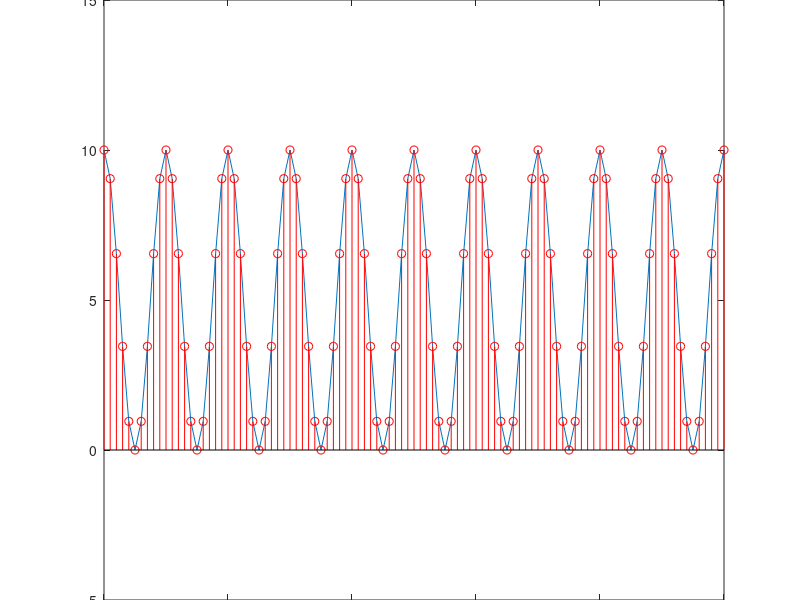
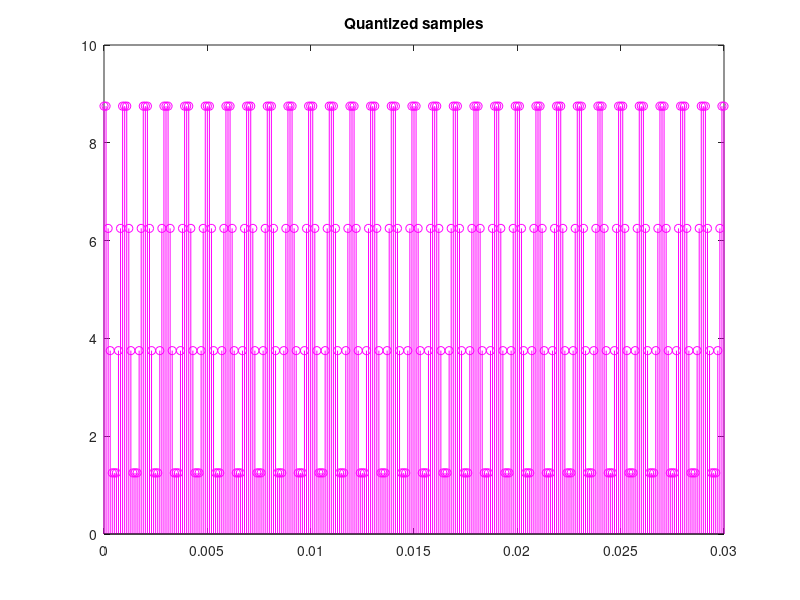

Write the MATLAB code that produced these figures, in order.
close all;
clear all;


f0 = 1000;
Fs = 10000;

k = 2;
I = 2^k;

multiplier = 30;
t_analog = 0:0.0001:multiplier/f0;
x_analog = 5 + 5*cos(2*pi*f0*t_analog);

t_sampled = 0:1/Fs:30/f0;
x_sampled = 5 + 5*cos(2*pi*f0*t_sampled);

%Plot original and sampled
figure(1)
plot(t_analog,x_analog),xlabel('time (s)'),ylim([-5 15]),xlim([0 multiplier/f0])
hold on;
stem(t_sampled,x_sampled,'r'),xlabel('time (s)'),ylim([-5 15]),xlim([0 0.01]),title("x(t) = 5 + 5cos(2 \pi f_{0} t), sampled at F_{s} = "+Fs)
hold on;

del = (max(x_sampled)-min(x_sampled))/I;
ceiling = max(x_sampled) - del;
floor = min(x_sampled);

samples_count = length(x_sampled);
x_quantized = zeros(1,samples_count);

%Quantize
for sample_index = 1:1:samples_count
    
    if(x_sampled(sample_index) < floor)
       x_quantized(i) = floor;
    elif(x_sampled(sample_index)>celing-del)
      x_quantized(i) = ceiling;      
    else
    for i=floor:del:ceiling
        rangeLower = i;
        rangeUpper = i + del;
        if( x_sampled(sample_index) >= rangeLower && x_sampled(sample_index) <=rangeUpper)
           x_quantized(sample_index) = i+del/2;
        end
    end
    end
end
hold off;
figure(2)
stem(t_sampled, x_quantized, 'm-'),title('Quantized samples')

